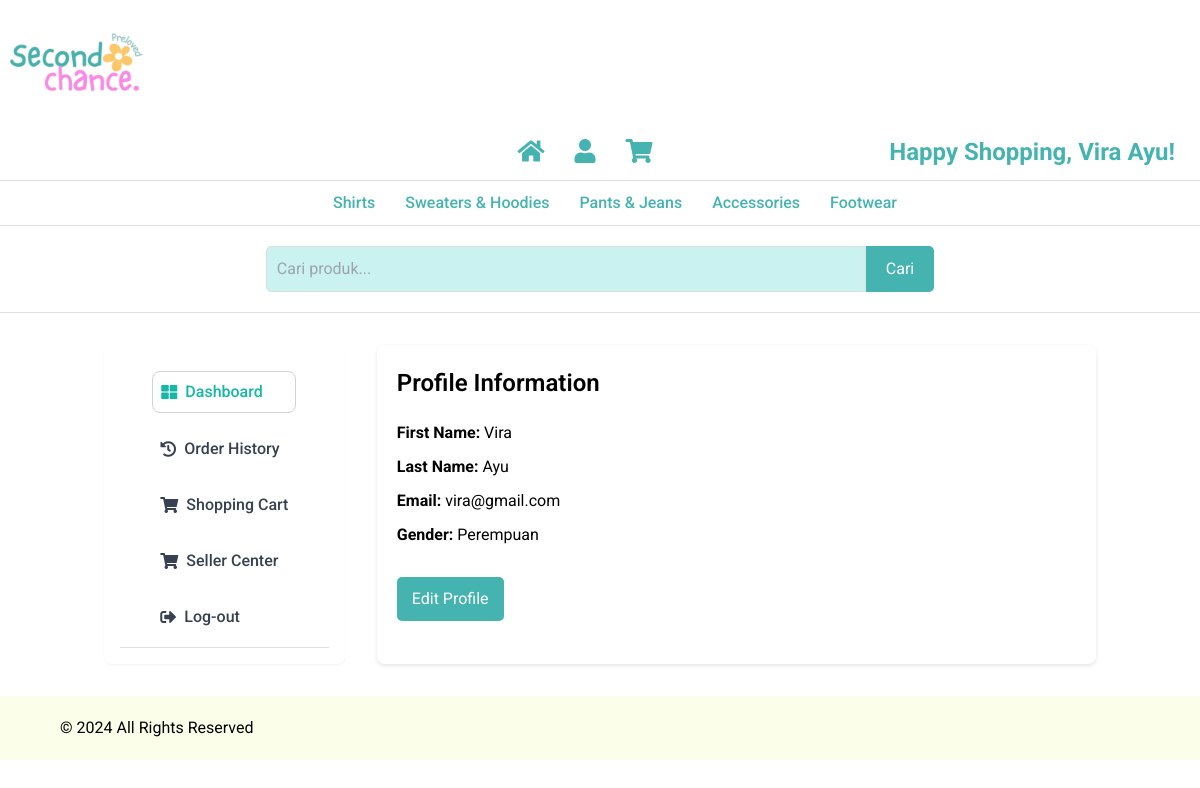
The page /Website/profile_cust.php (signed in) on the database its author committed.
### tables this page shows
CREATE TABLE `user_data` (
  `userId` int(11) NOT NULL,
  `first_name` varchar(100) NOT NULL,
  `last_name` varchar(100) NOT NULL,
  `email` varchar(100) NOT NULL,
  `phone` varchar(15) DEFAULT NULL,
  `address` varchar(200) DEFAULT NULL,
  `gender` enum('Laki-laki','Perempuan','Lainnya') NOT NULL,
  `birth_date` date DEFAULT NULL,
  `password` varchar(255) NOT NULL,
  `role` enum('Admin','Seller','Customer') NOT NULL DEFAULT 'Customer',
  `is_seller` tinyint(1) DEFAULT 0,
  `created_at` timestamp NOT NULL DEFAULT current_timestamp()
);

### Website/profile_cust.php (the view, shortened to what this page needs)
<?php
include 'db_connect.php';
$userId = $_SESSION['userId'];
$stmt = $conn->prepare("SELECT first_name, last_name, email, gender FROM user_data WHERE userId = ?");
$stmt->bind_param("i", $userId);
$stmt->execute();
$result = $stmt->get_result();
$user = $result->fetch_assoc();
?>
<!DOCTYPE html>
<html lang="en">
<head>
    <script src="https://cdn.tailwindcss.com"></script>
    <link href="https://cdnjs.cloudflare.com/ajax/libs/font-awesome/5.15.3/css/all.min.css" rel="stylesheet"/>
</head>
<?php include 'header.php'; ?>
<main class="container mx-auto px-4 py-8">
    <div class="flex space-x-8">
        <aside class="w-1/4 bg-white p-4 rounded-lg shadow-sm">
            <nav>
                <ul class="space-y-4" id="menu">
                    <li>
                        <a href="profile_cust.php" class="flex items-center space-x-2 text-teal-500 border border-gray-300 rounded-lg p-2">
                            <i class="fas fa-th-large"></i>
                            <span>Dashboard</span>
                        </a>
                    </li>
                    <li>
                        <a href="order_history.php" class="flex items-center space-x-2 text-gray-700 p-2">
                            <i class="fas fa-history"></i>
                            <span>Order History</span>
                        </a>
                    </li>
                    <li>
                        <a href="cart.php" class="flex items-center space-x-2 text-gray-700 p-2">
                            <i class="fas fa-shopping-cart"></i>
                            <span>Shopping Cart</span>
                        </a>
                    </li>
                    <li>
                        <a href="seller_registrasi.php" class="flex items-center space-x-2 text-gray-700 p-2">
                            <i class="fas fa-shopping-cart"></i>
                            <span>Seller Center</span>
                        </a>
                    </li>
                    <li>
    <a href="logout_user.php" class="flex items-center space-x-2 text-gray-700 p-2">
        <i class="fas fa-sign-out-alt"></i>
        <span>Log-out</span>
    </a>
</li>
                </ul>
            </nav>
        </aside>
        <section class="w-3/4 flex space-x-8">
            <div class ="profile-info w-full">
                <h2>Profile Information</h2>
                <p><strong>First Name:</strong> <?php echo htmlspecialchars($user['first_name']); ?></p>
                <p><strong>Last Name:</strong> <?php echo htmlspecialchars($user['last_name']); ?></p>
                <p><strong>Email:</strong> <?php echo htmlspecialchars($user['email']); ?></p>
                <p><strong>Gender:</strong> <?php echo htmlspecialchars($user['gender']); ?></p>
                <a href="profile_cust_edit.php" class="btn">Edit Profile</a>
            </div>
        </section>
    </div>
</main>
<?php include 'footer.php'; ?>
</body>
</html>

### Website/profile_cust.php (style rules this page uses)
body { font-family: 'Roboto', sans-serif; }
.profile-info { background-color: #fff; padding: 20px; border-radius: 8px; box-shadow: 0 2px 4px rgba(0, 0, 0, 0.1); }
.profile-info h2 { margin-bottom: 20px; font-size: 24px; font-weight: 600; }
.profile-info p { margin: 10px 0; }
.btn { background-color: #45B4B1; color: white; padding: 10px 15px; border-radius: 5px; text-decoration: none; display: inline-block; margin-top: 20px; }

### Website/header.php (style rules this page uses)
body { font-family: 'Roboto', sans-serif; margin: 0; padding: 0; box-sizing: border-box; }
nav { display: flex; justify-content: center; background-color: #fff; padding: 10px 0; border-bottom: 1px solid #ddd; }
nav a { margin: 0 15px; text-decoration: none; color: #45B4B1; font-weight: 500; }

### rows shown on the page
user_data: first_name "Vira", last_name "Ayu", email "vira@gmail.com", gender "Perempuan"

### other values the page prints
$_SESSION['username'] "Vira Ayu"
